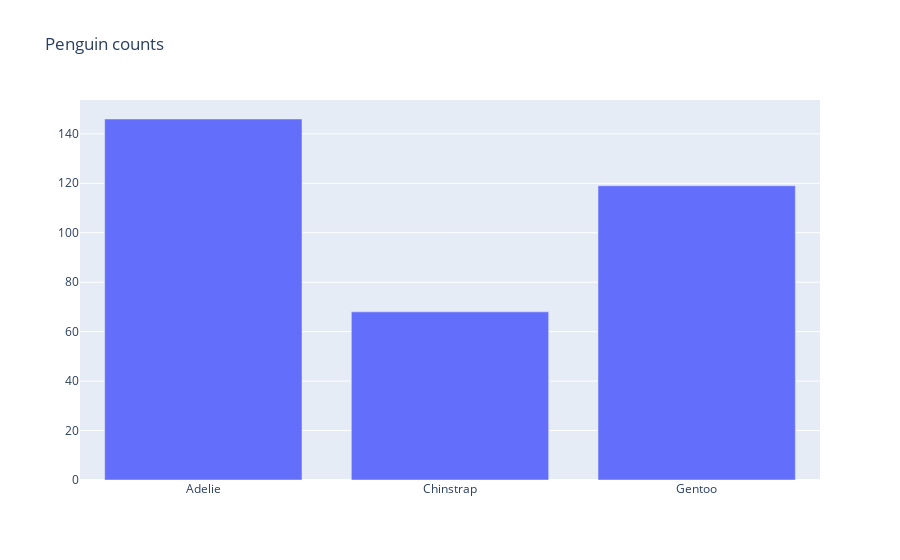

Source (notebook cell):
### Markdown cell above
Pass the chart specification to Plotly IO:

### Code cell
pio.show(figdict)

### Figure 1 — Plotly figure (JSON) as saved in the notebook; plotly's stock layout.template omitted (floating-point values rounded to 4 significant figures)
{"data": [{"type": "bar", "x": ["Adelie", "Chinstrap", "Gentoo"], "y": [146, 68, 119]}], "layout": {"title": {"text": "Penguin counts"}}}
